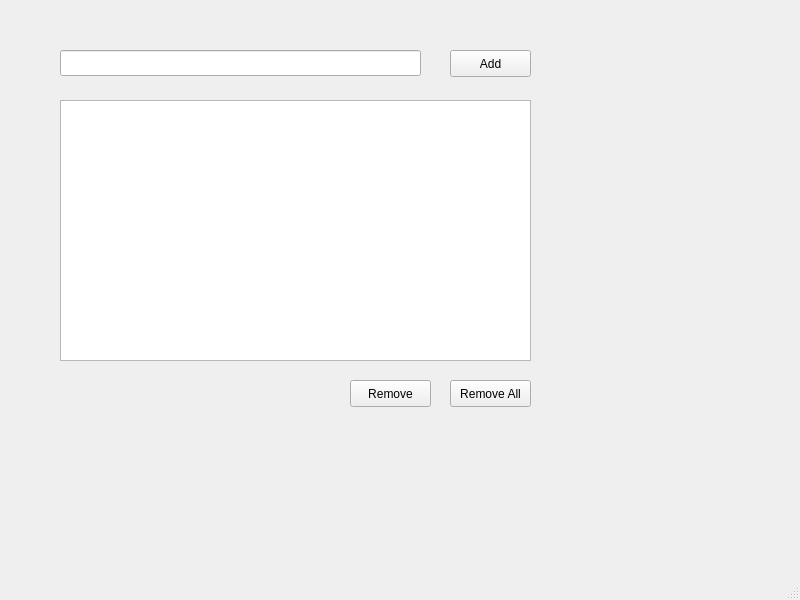
<?xml version="1.0" encoding="UTF-8"?>
<ui version="4.0">
 <class>MainWindow</class>
 <widget class="QMainWindow" name="MainWindow">
  <property name="geometry">
   <rect>
    <x>0</x>
    <y>0</y>
    <width>800</width>
    <height>600</height>
   </rect>
  </property>
  <property name="windowTitle">
   <string>MainWindow</string>
  </property>
  <widget class="QWidget" name="centralwidget">
   <widget class="QPushButton" name="addBtn">
    <property name="geometry">
     <rect>
      <x>450</x>
      <y>50</y>
      <width>81</width>
      <height>27</height>
     </rect>
    </property>
    <property name="text">
     <string>Add</string>
    </property>
   </widget>
   <widget class="QLineEdit" name="txtTask">
    <property name="geometry">
     <rect>
      <x>60</x>
      <y>50</y>
      <width>361</width>
      <height>26</height>
     </rect>
    </property>
   </widget>
   <widget class="QPushButton" name="removeBtn">
    <property name="geometry">
     <rect>
      <x>350</x>
      <y>380</y>
      <width>81</width>
      <height>27</height>
     </rect>
    </property>
    <property name="text">
     <string>Remove</string>
    </property>
   </widget>
   <widget class="QPushButton" name="remveAllBtn">
    <property name="geometry">
     <rect>
      <x>450</x>
      <y>380</y>
      <width>81</width>
      <height>27</height>
     </rect>
    </property>
    <property name="text">
     <string>Remove All</string>
    </property>
   </widget>
   <widget class="QListWidget" name="listWidget">
    <property name="geometry">
     <rect>
      <x>60</x>
      <y>100</y>
      <width>471</width>
      <height>261</height>
     </rect>
    </property>
   </widget>
  </widget>
  <widget class="QMenuBar" name="menubar">
   <property name="geometry">
    <rect>
     <x>0</x>
     <y>0</y>
     <width>800</width>
     <height>23</height>
    </rect>
   </property>
  </widget>
  <widget class="QStatusBar" name="statusbar"/>
 </widget>
 <resources/>
 <connections/>
</ui>
